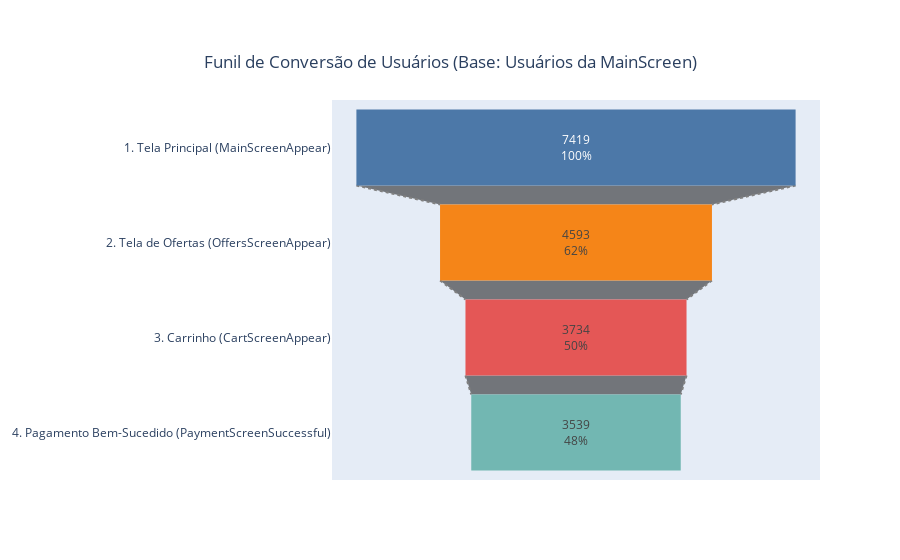

Notebook code cell kept with this figure:
### Code cell
# Diagrama do funil

num_main = len(usuarios_main)
num_offers = len(usuarios_offers)
num_cart = len(usuarios_cart)
num_payment = len(usuarios_payment)

labels = [
    '1. Tela Principal (MainScreenAppear)',
    '2. Tela de Ofertas (OffersScreenAppear)',
    '3. Carrinho (CartScreenAppear)',
    '4. Pagamento Bem-Sucedido (PaymentScreenSuccessful)'
]
values = [
    num_main,
    num_offers,
    num_cart,
    num_payment
]

fig = go.Figure(go.Funnel(
    y = labels,        
    x = values,        
    textinfo = "value+percent initial",
    marker = {"color": ["#4c78a8", "#f58518", "#e45756", "#72b7b2"]},
    connector = {"line": {"color": "grey", "dash": "dot", "width": 2}}
))

fig.update_layout(
    title={
        'text': "Funil de Conversão de Usuários (Base: Usuários da MainScreen)",
        'y':0.9,
        'x':0.5,
        'xanchor': 'center',
        'yanchor': 'top'
    },
    font=dict(size=12) 
)

fig.show()

### Figure 1 — Plotly figure (JSON) as saved in the notebook; plotly's stock layout.template omitted (floating-point values rounded to 4 significant figures)
{"data": [{"connector": {"line": {"color": "grey", "dash": "dot", "width": 2}}, "marker": {"color": ["#4c78a8", "#f58518", "#e45756", "#72b7b2"]}, "textinfo": "value+percent initial", "type": "funnel", "x": [7419, 4593, 3734, 3539], "y": ["1. Tela Principal (MainScreenAppear)", "2. Tela de Ofertas (OffersScreenAppear)", "3. Carrinho (CartScreenAppear)", "4. Pagamento Bem-Sucedido (PaymentScreenSuccessful)"]}], "layout": {"font": {"size": 12}, "title": {"text": "Funil de Conversão de Usuários (Base: Usuários da MainScreen)", "x": 0.5, "xanchor": "center", "y": 0.9, "yanchor": "top"}}}
